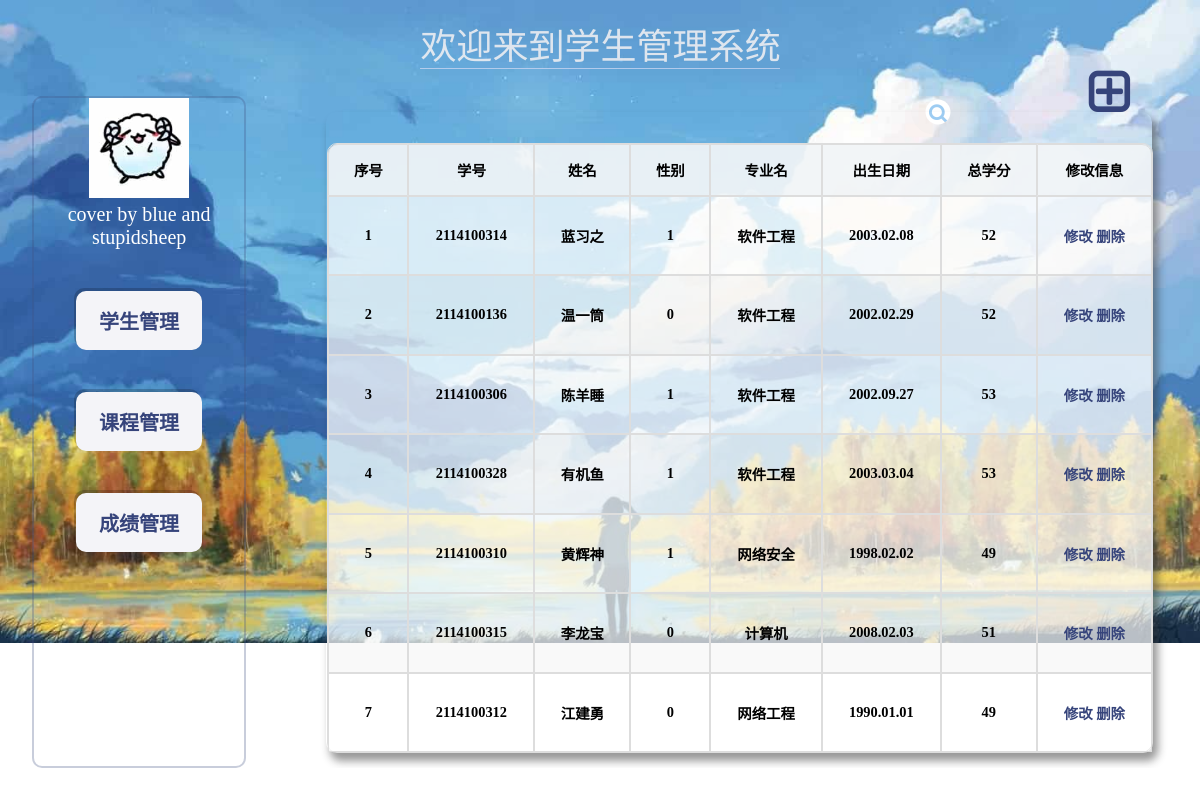
/myproject/stuhomework/tea/teacher.php, run on the app's committed database.
### tables this page shows
CREATE TABLE `stuinfo`
(
    `number`      varchar(255) NULL DEFAULT NULL,
    `name`        varchar(255) NULL DEFAULT NULL,
    `sex`         int(0)                                                  NULL DEFAULT NULL,
    `project`     varchar(255) NULL DEFAULT NULL,
    `born`        varchar(255) NULL DEFAULT NULL,
    `totalnumber` varchar(255) NULL DEFAULT NULL
);

### myproject/stuhomework/mysql/database.php (called while the page is built, shortened)
<?php
class SQL
{
    private PDO $db;
    public function __construct()
    {
        $host = "localhost";
        $user = "root";
        $pw = "0990lk";
        $dbname = "homework";
        try {
            $dns = "mysql:host=$host;dbname=$dbname";
            $this->db = new PDO($dns, $user, $pw);
        } catch (PDOException $err) {
            die('链接失败! ' . $err->getMessage());
        }
    }
    public function Run($str): void
    {
        try {
            $this->db->setAttribute(PDO::ATTR_ERRMODE, PDO::ERRMODE_EXCEPTION);
            $run = $this->db->query($str);
            $this->arr = $run->fetchAll(PDO::FETCH_ASSOC);
        } catch (PDOException $e) {
            echo $str, "   ", $e->getMessage(), '<br>';
        }
    }
}

### myproject/stuhomework/tea/teacher.php (the view, shortened to what this page needs)
<!DOCTYPE html>
<html lang="en">
<head>
    <link rel="stylesheet" href="../style/template.css"/>
    <link rel="stylesheet" href="../style/stu.css"/>
    <link rel="stylesheet" href="../style/text.css"/>
    <link rel="stylesheet" href="https://cdn.staticfile.org/font-awesome/4.7.0/css/font-awesome.css">
</head>
<body>
<div class="app">
    <div class="header">
        <div class="container">
            <div>欢</div>
            <div>迎</div>
            <div>来</div>
            <div>到</div>
            <div>学</div>
            <div>生</div>
            <div>管</div>
            <div>理</div>
            <div>系</div>
            <div>统</div>
        </div>
        <a href='teacheradd.php' class="add" class="fa fa-plus-square-o">&#xf196 </a>
    </div>
    <div class="content">
        <div class="left-side">
            <div class="leftbody">
                <div class="left-logo">
                    <img src="../img/bluesheep.jpg">
                    <div class="author">cover by blue and stupidsheep</div>
                </div>
                <div class="leftbuttons">
                    <label class="left-button">
                            <span>
                                <a href="teacher.php"> 学生管理</a>
                            </span>
                    </label>
                    <label class="left-button">
                            <span>
                                <a href="stucourse.php"> 课程管理</a>
                            </span>
                    </label>
                    <label class="left-button">
                            <span>
                                <a href="stuscore.php"> 成绩管理</a>
                            </span>
                    </label>
                </div>
            </div>
        </div>
        <div class="right-side">
            <form action="stuEdit.php?action=stu" method="post" class="stu-form">
                <table>
                    <thead>
                    <th>序号</th>
                    <th>学号</th>
                    <th>姓名</th>
                    <th>性别</th>
                    <th>专业名</th>
                    <th>出生日期</th>
                    <th>总学分</th>
                    <th>修改信息</th>
                    </thead>
                    <tbody>
                    <?php
                    include "../mysql/database.php";
                    $sql = new SQL();
                    $str = 'select * from stuinfo';
                    $sql->Run($str);
                    function printTable($arr, $head): void
                    {
                        $i = 1;
                        foreach ($arr as $row) {
                            echo "<tr><td>{$i}</td>";
                            $i++;
                            foreach ($head as $col) {
                                echo "<td id='{$col}'>{$row[$col]}</td>";
                            }
                            echo "<td><a href='javascript:edit()' class='edit'>修改  </a><a href='javascript:doDel({$row['number']})')>  删除</a></td></tr>";
                        }
                        echo '</tbody></table>';
                    }
                    printTable($sql->arr, $sql->head);
                    ?>
            </form>
        </div>
    </div>
</body>
</html>

### myproject/stuhomework/style/template.css (style rules this page uses)
* { margin: 0; padding: 0; box-sizing: border-box; }
:root { --purple: #ac9bb5; --purple_deep: #36447b; --blue: #648ab9; --grey: #d2dbf4; --blue_green: #79abd7; --blue_green_deep: #4f7293; }
table { border: 1px solid #ddd; font-size: 0.9rem; margin: 1px; border-spacing: 0; text-align: center; width: 100%; border-radius: 20px; overflow: auto; color: black; font-weight: bold; }
tr { border-radius: 10px; border-radius: 10px 0 0 10px; }
td, th { border: 1px solid #ddd; padding: 1em 1.5em; }
thead th { background-color: #eff3f5b6; }
thead :first-child { border-radius: 10px 0 0 0; }
thead :last-child { border-radius: 0 10px 0 0; }
tr:nth-child(even) { background-color: #f7f7f7b7; }
tr:nth-child(odd) { background-color: rgba(255, 255, 255, 0.73); }
a { font-weight: bold; outline: none; text-decoration: none; }
a:link, a:visited { color: var(--purple_deep); }
.app { width: 100vw; }
.header { height: 8%; text-align: center; position: relative; top: 1em; }
.add { position: absolute; font-family: FontAwesome; font-size:50px; right: 6%; }
.author { color: white; }
.content { width: 100%; height: 92%; display: flex; align-items: center; justify-content: center; margin: 0 auto; padding: 2em; }
.left-side { width: 20%; height: 100%; display: flex; position: relative; margin-right: 2em; animation: animated-border 2s infinite; border: solid 2px rgba(64, 80, 128, 0.285); border-radius: 10px; }
.leftbody { width: 100%; }
.left-logo { text-align: center; font-size: 20px; }
.left-logo img { width: 100px; position: relative; background-color: transparent; }
.left-button { display: flex; background-color: rgb(244, 244, 248); border-radius: 10px; align-items: center; justify-content: center; padding: 5px; margin: 20%; font-size: 20px; cursor: pointer; background-color: rgb(255, 255, 255); box-shadow: -2px -3px rgba(0, 0, 0, 0.195); }
.left-button span { margin: 0 auto; padding: 10px; }
.right-side { width: 80%; height: 100%; display: flex; position: relative; margin-left: 2em; animation: animated-border 2s infinite; border-radius: 10px; padding: 1em; overflow: auto; }
.stu-form { width: 100%; position: relative; padding-top: 30px; border-radius: 10px; box-shadow: 5px 8px 8px 1px rgb(40 40 40 / 48%); border-top: none; }
.stu-form table { border-radius: 10px; }
.container { width: 30%; border-bottom: 1px solid rgba(197, 212, 241, 0.825); margin: 0 auto; display: flex; justify-content: space-around; color: transparent; text-shadow: 0.5px 0.5px 0.6px rgba(246, 242, 243, 0.845); }
.container div { font-size: 3vw; font-family: sans-serif; transform-style: preserve-3d; }
.container div:nth-child(1) { animation: pulse 10s infinite; animation-delay: 0ms; color: transparent; text-shadow: 0.5px 0.5px 0.6px rgba(246, 242, 243, 0.845); }
.container div:nth-child(2) { animation: pulse 10s infinite; animation-delay: 200ms; color: transparent; text-shadow: 0.5px 0.5px 0.6px rgba(246, 242, 243, 0.845); }
.container div:nth-child(3) { animation: pulse 10s infinite; animation-delay: 400ms; color: transparent; text-shadow: 0.5px 0.5px 0.6px rgba(246, 242, 243, 0.845); }
.container div:nth-child(4) { animation: pulse 10s infinite; animation-delay: 600ms; color: transparent; text-shadow: 0.5px 0.5px 0.6px rgba(246, 242, 243, 0.845); }
.container div:nth-child(5) { animation: pulse 10s infinite; animation-delay: 800ms; color: transparent; text-shadow: 0.5px 0.5px 0.6px rgba(246, 242, 243, 0.845); }
.container div:nth-child(6) { animation: pulse 10s infinite; animation-delay: 1000ms; color: transparent; text-shadow: 0.5px 0.5px 0.6px rgba(246, 242, 243, 0.845); }
.container div:nth-child(7) { animation: pulse 10s infinite; animation-delay: 1200ms; color: transparent; text-shadow: 0.5px 0.5px 0.6px rgba(246, 242, 243, 0.845); }
.container div:nth-child(8) { animation: pulse 10s infinite; animation-delay: 1400ms; color: transparent; text-shadow: 0.5px 0.5px 0.6px rgba(246, 242, 243, 0.845); }
.container div:nth-child(9) { animation: pulse 10s infinite; animation-delay: 1600ms; color: transparent; text-shadow: 0.5px 0.5px 0.6px rgba(246, 242, 243, 0.845); }
.container div:nth-child(10) { animation: pulse 10s infinite; animation-delay: 1800ms; color: transparent; text-shadow: 0.5px 0.5px 0.6px rgba(246, 242, 243, 0.845); }

### data on the page
stuinfo: number "2114100314", name "蓝习之", sex "1", project "软件工程", born "2003.02.08", totalnumber "52"
stuinfo: number "2114100136", name "温一筒", sex "0", project "软件工程", born "2002.02.29", totalnumber "52"
stuinfo: number "2114100306", name "陈羊睡", sex "1", project "软件工程", born "2002.09.27", totalnumber "53"
stuinfo: number "2114100328", name "有机鱼", sex "1", project "软件工程", born "2003.03.04", totalnumber "53"
stuinfo: number "2114100310", name "黄辉神", sex "1", project "网络安全", born "1998.02.02", totalnumber "49"
stuinfo: number "2114100315", name "李龙宝", sex "0", project "计算机", born "2008.02.03", totalnumber "51"
stuinfo: number "2114100312", name "江建勇", sex "0", project "网络工程", born "1990.01.01", totalnumber "49"
